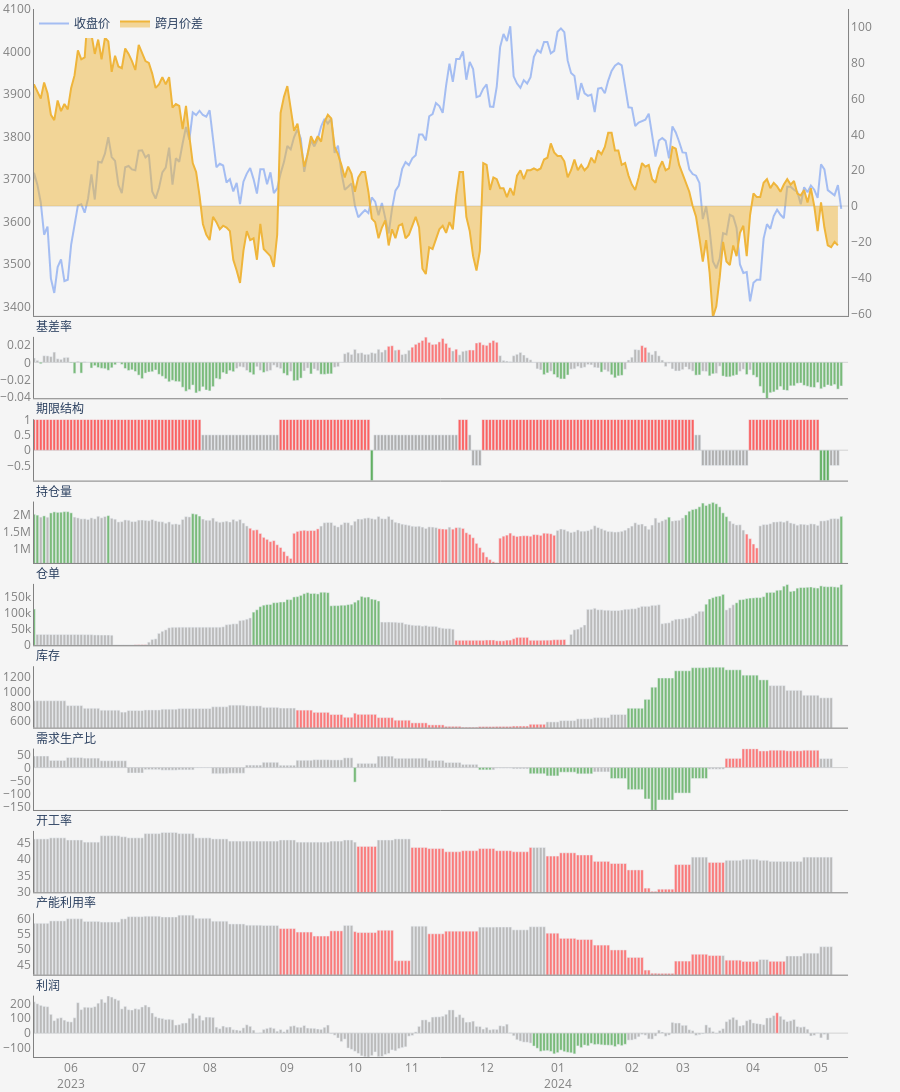

Here is the notebook cell this chart was saved with:
### Code cell
import modules.chart as chart
profiler = cProfile.Profile()
profiler.enable()

chart_manager = chart.ChartManager(rb)
chart_manager.load_indicators()
chart_manager.calculate_indicators()
chart_manager.plot()
chart_manager.update_figure()
chart_manager.main_figure.show()

profiler.disable()
stats = pstats.Stats(profiler).sort_stats('cumtime')
stats.print_stats(r'e:\\Document\\Project\\futures_nexus\\')
profiler.clear()

### Figure 1 — Plotly figure (JSON) as saved in the notebook; plotly's stock layout.template omitted (floating-point values rounded to 4 significant figures; data arrays with more than 128 entries replaced by an {"elided": "..."} marker saying what was removed)
{"data": [{"fill": "none", "line": {"color": "rgb(84,134,240)"}, "mode": "lines", "name": "收盘价", "opacity": 0.5, "showlegend": true, "type": "scatter", "x": {"elided": "500 str values"}, "xaxis": "x", "y": {"elided": "500 int values"}, "yaxis": "y"}, {"fill": "tozeroy", "line": {"color": "rgb(239,181,59)"}, "mode": "lines", "name": "跨月价差", "opacity": 0.5, "showlegend": true, "type": "scatter", "x": {"elided": "500 str values"}, "xaxis": "x", "y": {"elided": "500 int values"}, "yaxis": "y2"}, {"marker": {"color": {"elided": "500 str values"}, "opacity": 0.5}, "name": "基差率", "showlegend": false, "type": "bar", "x": {"elided": "500 str values"}, "xaxis": "x2", "y": {"elided": "500 float values"}, "yaxis": "y3"}, {"marker": {"color": {"elided": "500 str values"}, "opacity": 0.6}, "name": "期限结构", "showlegend": false, "type": "bar", "x": {"elided": "500 str values"}, "xaxis": "x3", "y": {"elided": "500 float values"}, "yaxis": "y5"}, {"marker": {"color": {"elided": "500 str values"}, "opacity": 0.5}, "name": "持仓量", "showlegend": false, "type": "bar", "x": {"elided": "500 str values"}, "xaxis": "x4", "y": {"elided": "500 int values"}, "yaxis": "y7"}, {"marker": {"color": {"elided": "500 str values"}, "opacity": 0.5}, "name": "仓单", "showlegend": false, "type": "bar", "x": {"elided": "500 str values"}, "xaxis": "x5", "y": {"elided": "500 int values"}, "yaxis": "y9"}, {"marker": {"color": {"elided": "500 str values"}, "opacity": 0.5}, "name": "库存", "showlegend": false, "type": "bar", "x": {"elided": "500 str values"}, "xaxis": "x6", "y": {"elided": "500 float values"}, "yaxis": "y11"}, {"marker": {"color": {"elided": "500 str values"}, "opacity": 0.5}, "name": "需求生产比", "showlegend": false, "type": "bar", "x": {"elided": "500 str values"}, "xaxis": "x7", "y": {"elided": "500 float values"}, "yaxis": "y13"}, {"marker": {"color": {"elided": "500 str values"}, "opacity": 0.5}, "name": "开工率", "showlegend": false, "type": "bar", "x": {"elided": "500 str values"}, "xaxis": "x8", "y": {"elided": "500 float values"}, "yaxis": "y15"}, {"marker": {"color": {"elided": "500 str values"}, "opacity": 0.5}, "name": "产能利用率", "showlegend": false, "type": "bar", "x": {"elided": "500 str values"}, "xaxis": "x9", "y": {"elided": "500 float values"}, "yaxis": "y17"}, {"marker": {"color": {"elided": "327 str values"}, "opacity": 0.5}, "name": "利润", "showlegend": false, "type": "bar", "x": {"elided": "327 str values"}, "xaxis": "x10", "y": {"elided": "327 float values"}, "yaxis": "y19"}], "layout": {"annotations": [{"font": {"size": 12}, "showarrow": false, "text": "基差率", "x": 0, "xanchor": "left", "xref": "paper", "y": 0.6871, "yanchor": "bottom", "yref": "paper"}, {"font": {"size": 12}, "showarrow": false, "text": "期限结构", "x": 0, "xanchor": "left", "xref": "paper", "y": 0.6086, "yanchor": "bottom", "yref": "paper"}, {"font": {"size": 12}, "showarrow": false, "text": "持仓量", "x": 0, "xanchor": "left", "xref": "paper", "y": 0.53, "yanchor": "bottom", "yref": "paper"}, {"font": {"size": 12}, "showarrow": false, "text": "仓单", "x": 0, "xanchor": "left", "xref": "paper", "y": 0.4514, "yanchor": "bottom", "yref": "paper"}, {"font": {"size": 12}, "showarrow": false, "text": "库存", "x": 0, "xanchor": "left", "xref": "paper", "y": 0.3729, "yanchor": "bottom", "yref": "paper"}, {"font": {"size": 12}, "showarrow": false, "text": "需求生产比", "x": 0, "xanchor": "left", "xref": "paper", "y": 0.2943, "yanchor": "bottom", "yref": "paper"}, {"font": {"size": 12}, "showarrow": false, "text": "开工率", "x": 0, "xanchor": "left", "xref": "paper", "y": 0.2157, "yanchor": "bottom", "yref": "paper"}, {"font": {"size": 12}, "showarrow": false, "text": "产能利用率", "x": 0, "xanchor": "left", "xref": "paper", "y": 0.1371, "yanchor": "bottom", "yref": "paper"}, {"font": {"size": 12}, "showarrow": false, "text": "利润", "x": 0, "xanchor": "left", "xref": "paper", "y": 0.05857, "yanchor": "bottom", "yref": "paper"}], "autosize": true, "height": 1200, "hovermode": "x unified", "legend": {"orientation": "h", "x": 0, "xanchor": "left", "y": 1, "yanchor": "top"}, "margin": {"b": 0, "l": 0, "r": 0, "t": 0}, "paper_bgcolor": "#f5f5f5", "plot_bgcolor": "#f5f5f5", "xaxis": {"anchor": "y", "domain": [0, 0.94], "dtick": "M1", "linecolor": "gray", "matches": "x10", "range": ["2023-05-17", "2024-05-16"], "rangebreaks": [{"values": {"elided": "1636 str values"}}], "showgrid": false, "showticklabels": false, "tickfont": {"color": "gray"}, "tickformat": "%m\n%Y", "ticklabelmode": "instant", "zeroline": true}, "xaxis10": {"anchor": "y19", "domain": [0, 0.94], "dtick": "M1", "linecolor": "gray", "range": ["2023-05-17", "2024-05-16"], "rangebreaks": [{"values": {"elided": "1636 str values"}}], "showgrid": false, "tickfont": {"color": "gray"}, "tickformat": "%m\n%Y", "ticklabelmode": "instant", "zeroline": true}, "xaxis2": {"anchor": "y3", "domain": [0, 0.94], "dtick": "M1", "linecolor": "gray", "matches": "x10", "range": ["2023-05-17", "2024-05-16"], "rangebreaks": [{"values": {"elided": "1636 str values"}}], "showgrid": false, "showticklabels": false, "tickfont": {"color": "gray"}, "tickformat": "%m\n%Y", "ticklabelmode": "instant", "zeroline": true}, "xaxis3": {"anchor": "y5", "domain": [0, 0.94], "dtick": "M1", "linecolor": "gray", "matches": "x10", "range": ["2023-05-17", "2024-05-16"], "rangebreaks": [{"values": {"elided": "1636 str values"}}], "showgrid": false, "showticklabels": false, "tickfont": {"color": "gray"}, "tickformat": "%m\n%Y", "ticklabelmode": "instant", "zeroline": true}, "xaxis4": {"anchor": "y7", "domain": [0, 0.94], "dtick": "M1", "linecolor": "gray", "matches": "x10", "range": ["2023-05-17", "2024-05-16"], "rangebreaks": [{"values": {"elided": "1636 str values"}}], "showgrid": false, "showticklabels": false, "tickfont": {"color": "gray"}, "tickformat": "%m\n%Y", "ticklabelmode": "instant", "zeroline": true}, "xaxis5": {"anchor": "y9", "domain": [0, 0.94], "dtick": "M1", "linecolor": "gray", "matches": "x10", "range": ["2023-05-17", "2024-05-16"], "rangebreaks": [{"values": {"elided": "1636 str values"}}], "showgrid": false, "showticklabels": false, "tickfont": {"color": "gray"}, "tickformat": "%m\n%Y", "ticklabelmode": "instant", "zeroline": true}, "xaxis6": {"anchor": "y11", "domain": [0, 0.94], "dtick": "M1", "linecolor": "gray", "matches": "x10", "range": ["2023-05-17", "2024-05-16"], "rangebreaks": [{"values": {"elided": "1636 str values"}}], "showgrid": false, "showticklabels": false, "tickfont": {"color": "gray"}, "tickformat": "%m\n%Y", "ticklabelmode": "instant", "zeroline": true}, "xaxis7": {"anchor": "y13", "domain": [0, 0.94], "dtick": "M1", "linecolor": "gray", "matches": "x10", "range": ["2023-05-17", "2024-05-16"], "rangebreaks": [{"values": {"elided": "1636 str values"}}], "showgrid": false, "showticklabels": false, "tickfont": {"color": "gray"}, "tickformat": "%m\n%Y", "ticklabelmode": "instant", "zeroline": true}, "xaxis8": {"anchor": "y15", "domain": [0, 0.94], "dtick": "M1", "linecolor": "gray", "matches": "x10", "range": ["2023-05-17", "2024-05-16"], "rangebreaks": [{"values": {"elided": "1636 str values"}}], "showgrid": false, "showticklabels": false, "tickfont": {"color": "gray"}, "tickformat": "%m\n%Y", "ticklabelmode": "instant", "zeroline": true}, "xaxis9": {"anchor": "y17", "domain": [0, 0.94], "dtick": "M1", "linecolor": "gray", "matches": "x10", "range": ["2023-05-17", "2024-05-16"], "rangebreaks": [{"values": {"elided": "1636 str values"}}], "showgrid": false, "showticklabels": false, "tickfont": {"color": "gray"}, "tickformat": "%m\n%Y", "ticklabelmode": "instant", "zeroline": true}, "yaxis": {"anchor": "x", "domain": [0.7071, 1.0], "linecolor": "gray", "range": [3378.0, 4101.0], "showgrid": false, "tickfont": {"color": "gray"}, "zerolinecolor": "LightGray", "zerolinewidth": 1}, "yaxis10": {"anchor": "x5", "linecolor": "gray", "overlaying": "y9", "range": [0, 188400.0], "showgrid": false, "side": "right", "tickfont": {"color": "gray"}, "zerolinecolor": "LightGray", "zerolinewidth": 1}, "yaxis11": {"anchor": "x6", "domain": [0.3143, 0.3729], "linecolor": "gray", "range": [514.6, 1338.0], "showgrid": false, "tickfont": {"color": "gray"}, "zerolinecolor": "LightGray", "zerolinewidth": 1}, "yaxis12": {"anchor": "x6", "linecolor": "gray", "overlaying": "y11", "range": [514.6, 1338.0], "showgrid": false, "side": "right", "tickfont": {"color": "gray"}, "zerolinecolor": "LightGray", "zerolinewidth": 1}, "yaxis13": {"anchor": "x7", "domain": [0.2357, 0.2943], "linecolor": "gray", "range": [-161.2, 72.24], "showgrid": false, "tickfont": {"color": "gray"}, "zerolinecolor": "LightGray", "zerolinewidth": 1}, "yaxis14": {"anchor": "x7", "linecolor": "gray", "overlaying": "y13", "range": [-161.2, 72.24], "showgrid": false, "side": "right", "tickfont": {"color": "gray"}, "zerolinecolor": "LightGray", "zerolinewidth": 1}, "yaxis15": {"anchor": "x8", "domain": [0.1571, 0.2157], "linecolor": "gray", "range": [29.86, 48.68], "showgrid": false, "tickfont": {"color": "gray"}, "zerolinecolor": "LightGray", "zerolinewidth": 1}, "yaxis16": {"anchor": "x8", "linecolor": "gray", "overlaying": "y15", "range": [29.86, 48.68], "showgrid": false, "side": "right", "tickfont": {"color": "gray"}, "zerolinecolor": "LightGray", "zerolinewidth": 1}, "yaxis17": {"anchor": "x9", "domain": [0.07857, 0.1371], "linecolor": "gray", "range": [41.66, 61.73], "showgrid": false, "tickfont": {"color": "gray"}, "zerolinecolor": "LightGray", "zerolinewidth": 1}, "yaxis18": {"anchor": "x9", "linecolor": "gray", "overlaying": "y17", "range": [41.66, 61.73], "showgrid": false, "side": "right", "tickfont": {"color": "gray"}, "zerolinecolor": "LightGray", "zerolinewidth": 1}, "yaxis19": {"anchor": "x10", "domain": [0, 0.05857], "linecolor": "gray", "range": [-160.2, 252.1], "showgrid": false, "tickfont": {"color": "gray"}, "zerolinecolor": "LightGray", "zerolinewidth": 1}, "yaxis2": {"anchor": "x", "linecolor": "gray", "overlaying": "y", "range": [-61.38, 110.1], "showgrid": false, "side": "right", "tickfont": {"color": "gray"}, "zerolinecolor": "LightGray", "zerolinewidth": 1}, "yaxis20": {"anchor": "x10", "linecolor": "gray", "overlaying": "y19", "range": [-160.2, 252.1], "showgrid": false, "side": "right", "tickfont": {"color": "gray"}, "zerolinecolor": "LightGray", "zerolinewidth": 1}, "yaxis3": {"anchor": "x2", "domain": [0.6286, 0.6871], "linecolor": "gray", "range": [-0.04154, 0.0294], "showgrid": false, "tickfont": {"color": "gray"}, "zerolinecolor": "LightGray", "zerolinewidth": 1}, "yaxis4": {"anchor": "x2", "linecolor": "gray", "overlaying": "y3", "range": [-0.04154, 0.0294], "showgrid": false, "side": "right", "tickfont": {"color": "gray"}, "zerolinecolor": "LightGray", "zerolinewidth": 1}, "yaxis5": {"anchor": "x3", "domain": [0.55, 0.6086], "linecolor": "gray", "range": [-0.99, 1.01], "showgrid": false, "tickfont": {"color": "gray"}, "zerolinecolor": "LightGray", "zerolinewidth": 1}, "yaxis6": {"anchor": "x3", "linecolor": "gray", "overlaying": "y5", "range": [-0.99, 1.01], "showgrid": false, "side": "right", "tickfont": {"color": "gray"}, "zerolinecolor": "LightGray", "zerolinewidth": 1}, "yaxis7": {"anchor": "x4", "domain": [0.4714, 0.53], "linecolor": "gray", "range": [586100.0, 2389000.0], "showgrid": false, "tickfont": {"color": "gray"}, "zerolinecolor": "LightGray", "zerolinewidth": 1}, "yaxis8": {"anchor": "x4", "linecolor": "gray", "overlaying": "y7", "range": [586100.0, 2389000.0], "showgrid": false, "side": "right", "tickfont": {"color": "gray"}, "zerolinecolor": "LightGray", "zerolinewidth": 1}, "yaxis9": {"anchor": "x5", "domain": [0.3929, 0.4514], "linecolor": "gray", "range": [0, 188400.0], "showgrid": false, "tickfont": {"color": "gray"}, "zerolinecolor": "LightGray", "zerolinewidth": 1}}}
